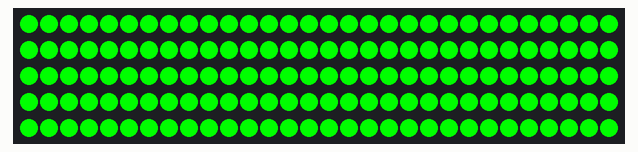
Recording of a sketch running on a simulated Arduino Uno, built with avr-gcc and run on an emulated ATmega328P. Parts: 150 RGB LEDs in strip order, left to right, continuing on the next row. Colours are those a GRB WS2812 strip shows for the declared byte order.

Above: at 1.1 s.

The sketch:

FastLedTest.ino
```cpp
/*
 * Made by Xylem with help from the FastLED git wiki
 *
 * This script changes the colour of all 100 WS2812B LEDs to red
 * However this wont work with my LEDs as the value associated with the hex value is off making red, green
 */
#include <FastLED.h>
#define NUM_LEDS 150
#define DATA_PIN 6
CRGB leds[NUM_LEDS];
void setup() {
  FastLED.addLeds<WS2812B,DATA_PIN>(leds,NUM_LEDS);

}
void loop() {
  for (int i=0; i < NUM_LEDS; i++){
  leds[i] = CRGB::Red;
  FastLED.show();
  }
}
```
